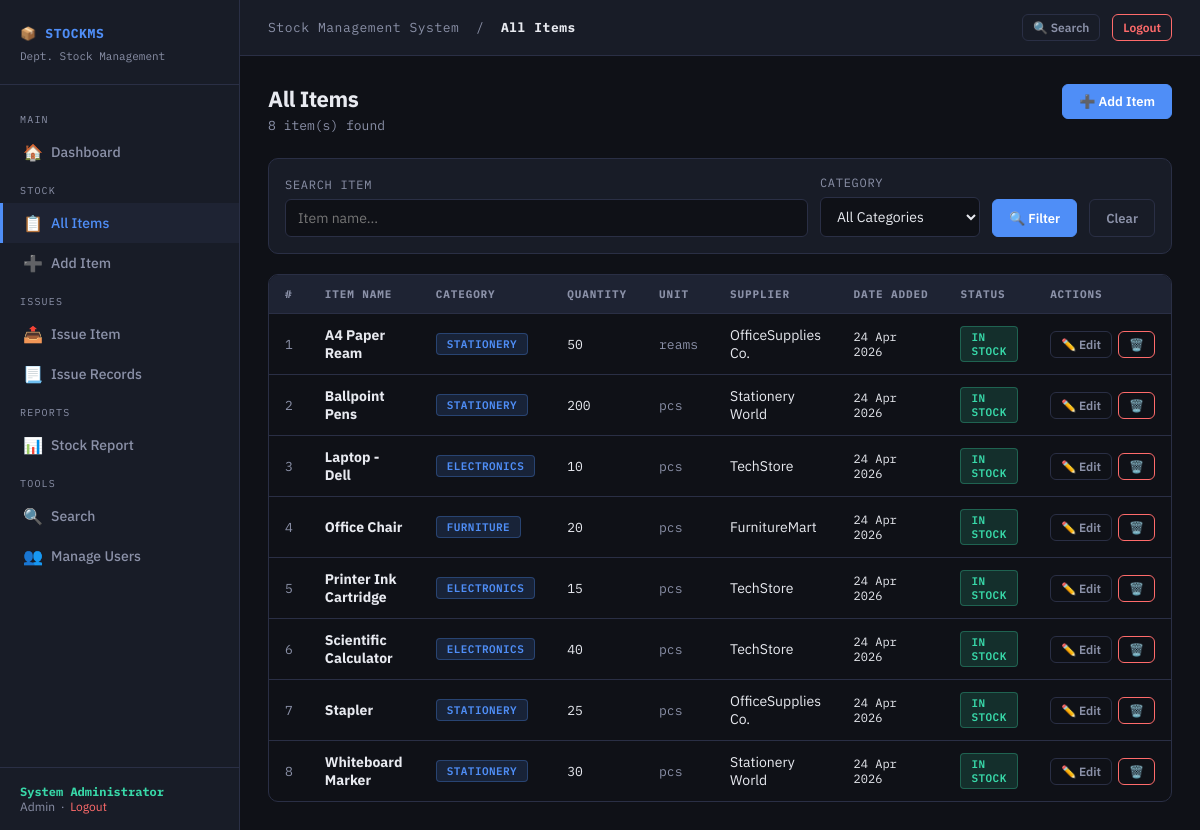
The page /items/list.php (signed in) on the database its author committed.
### tables this page shows
CREATE TABLE IF NOT EXISTS items (
    id INT AUTO_INCREMENT PRIMARY KEY,
    name VARCHAR(200) NOT NULL,
    category_id INT,
    quantity INT DEFAULT 0,
    unit VARCHAR(50) DEFAULT 'pcs',
    supplier VARCHAR(200),
    description TEXT,
    date_added DATE,
    created_at TIMESTAMP DEFAULT CURRENT_TIMESTAMP,
    FOREIGN KEY (category_id) REFERENCES categories(id) ON DELETE SET NULL
);

CREATE TABLE IF NOT EXISTS categories (
    id INT AUTO_INCREMENT PRIMARY KEY,
    name VARCHAR(100) NOT NULL,
    created_at TIMESTAMP DEFAULT CURRENT_TIMESTAMP
);

### config.php (called while the page is built, shortened)
<?php
function isAdmin() {
    return isset($_SESSION['role']) && $_SESSION['role'] === 'admin';
}
function sanitize($conn, $data) {
    return $conn->real_escape_string(htmlspecialchars(strip_tags(trim($data))));
}
?>

### items/list.php (the view, shortened to what this page needs)
<?php
require_once '../config.php';
$page_title = 'All Items';
$search = sanitize($conn, $_GET['search'] ?? '');
$where = "WHERE 1=1";
$items = $conn->query("
    SELECT i.*, c.name as cat_name
    FROM items i
    LEFT JOIN categories c ON i.category_id = c.id
    $where
    ORDER BY i.name ASC
");
include '../includes/sidebar.php';
?>
<div class="page-header">
    <div>
        <h1>All Items</h1>
        <p><?= $items->num_rows ?> item(s) found</p>
    </div>
    <?php if (isAdmin()): ?>
    <a href="add.php" class="btn btn-primary">➕ Add Item</a>
    <?php endif; ?>
</div>
<div class="card" style="padding:16px;">
    <form method="GET" style="display:flex;gap:12px;flex-wrap:wrap;align-items:flex-end;">
        <div class="form-group" style="margin:0;flex:1;min-width:180px;">
            <label>Search Item</label>
            <input type="text" name="search" class="form-control" placeholder="Item name..." value="<?= htmlspecialchars($search) ?>">
        </div>
        <div class="form-group" style="margin:0;min-width:160px;">
            <label>Category</label>
            <select name="category" class="form-control">
                <option value="">All Categories</option>
            </select>
        </div>
        <button type="submit" class="btn btn-primary" style="height:38px;">🔍 Filter</button>
        <a href="list.php" class="btn btn-outline" style="height:38px;">Clear</a>
    </form>
</div>
<div class="table-container">
    <table>
        <thead>
            <tr>
                <th>#</th>
                <th>Item Name</th>
                <th>Category</th>
                <th>Quantity</th>
                <th>Unit</th>
                <th>Supplier</th>
                <th>Date Added</th>
                <th>Status</th>
                <?php if (isAdmin()): ?><th>Actions</th><?php endif; ?>
            </tr>
        </thead>
        <tbody>
            <?php if ($items->num_rows > 0):
                $i = 1;
                while ($row = $items->fetch_assoc()): ?>
            <tr>
                <td class="mono" style="color:var(--text2);"><?= $i++ ?></td>
                <td><strong><?= htmlspecialchars($row['name']) ?></strong>
                </td>
                <td><span class="badge badge-blue"><?= htmlspecialchars($row['cat_name'] ?? 'Uncategorized') ?></span></td>
                <td class="mono <?= $row['quantity'] <= 5 ? 'low-stock' : '' ?>"><?= $row['quantity'] ?></td>
                <td class="mono" style="color:var(--text2);"><?= htmlspecialchars($row['unit']) ?></td>
                <td><?= htmlspecialchars($row['supplier'] ?? '—') ?></td>
                <td class="mono" style="font-size:12px;"><?= $row['date_added'] ? date('d M Y', strtotime($row['date_added'])) : '—' ?></td>
                <td>
                    <?php if ($row['quantity'] == 0): ?>
                        <span class="badge badge-red">Out of Stock</span>
                    <?php elseif ($row['quantity'] <= 5): ?>
                        <span class="badge badge-yellow">Low Stock</span>
                    <?php else: ?>
                        <span class="badge badge-green">In Stock</span>
                    <?php endif; ?>
                </td>
                <?php if (isAdmin()): ?>
                <td>
                    <div style="display:flex;gap:6px;">
                        <a href="edit.php?id=<?= $row['id'] ?>" class="btn btn-outline btn-sm">✏️ Edit</a>
                        <a href="list.php?delete=<?= $row['id'] ?>"
                           class="btn btn-danger btn-sm"
                           onclick="return confirm('Delete this item?')">🗑️</a>
                    </div>
                </td>
                <?php endif; ?>
            </tr>
            <?php endwhile; endif; ?>
        </tbody>
    </table>
</div>
<?php include '../includes/footer.php'; ?>

### includes/sidebar.php (shortened to what this page needs)
<?php
$current_page = basename($_SERVER['PHP_SELF']);
?>
<!DOCTYPE html>
<html lang="en">
<head>
    <link rel="stylesheet" href="<?= BASE_URL ?>assets/css/style.css">
</head>
<body>
<aside class="sidebar" id="sidebar">
    <div class="sidebar-logo">
        <h2>📦 StockMS</h2>
        <span>Dept. Stock Management</span>
    </div>
    <nav class="sidebar-nav">
        <div class="nav-section-label">Main</div>
        <a href="<?= BASE_URL ?>dashboard.php"
           class="nav-link <?= $current_page === 'dashboard.php' ? 'active' : '' ?>">
            <span class="icon">🏠</span> Dashboard
        </a>
        <div class="nav-section-label">Stock</div>
        <a href="<?= BASE_URL ?>items/list.php"
           class="nav-link <?= in_array($current_page, ['list.php','add.php','edit.php']) && strpos($_SERVER['PHP_SELF'],'items') !== false ? 'active' : '' ?>">
            <span class="icon">📋</span> All Items
        </a>
        <?php if (isAdmin()): ?>
        <a href="<?= BASE_URL ?>items/add.php"
           class="nav-link <?= $current_page === 'add.php' && strpos($_SERVER['PHP_SELF'],'items') !== false ? 'active' : '' ?>">
            <span class="icon">➕</span> Add Item
        </a>
        <?php endif; ?>
        <div class="nav-section-label">Issues</div>
        <a href="<?= BASE_URL ?>issues/issue_item.php"
           class="nav-link <?= $current_page === 'issue_item.php' ? 'active' : '' ?>">
            <span class="icon">📤</span> Issue Item
        </a>
        <a href="<?= BASE_URL ?>issues/issue_list.php"
           class="nav-link <?= $current_page === 'issue_list.php' ? 'active' : '' ?>">
            <span class="icon">📃</span> Issue Records
        </a>
        <div class="nav-section-label">Reports</div>
        <a href="<?= BASE_URL ?>reports/stock_report.php"
           class="nav-link <?= $current_page === 'stock_report.php' ? 'active' : '' ?>">
            <span class="icon">📊</span> Stock Report
        </a>
        <div class="nav-section-label">Tools</div>
        <a href="<?= BASE_URL ?>search/search.php"
           class="nav-link <?= $current_page === 'search.php' ? 'active' : '' ?>">
            <span class="icon">🔍</span> Search
        </a>
        <?php if (isAdmin()): ?>
        <a href="<?= BASE_URL ?>admin/users.php"
           class="nav-link <?= $current_page === 'users.php' ? 'active' : '' ?>">
            <span class="icon">👥</span> Manage Users
        </a>
        <?php endif; ?>
    </nav>
    <div class="sidebar-footer">
        <strong><?= htmlspecialchars($_SESSION['full_name'] ?? 'User') ?></strong>
        <span style="text-transform:capitalize;"><?= $_SESSION['role'] ?? '' ?></span>
        &nbsp;·&nbsp; <a href="<?= BASE_URL ?>logout.php" style="color:var(--danger);">Logout</a>
    </div>
</aside>
<div class="main">
    <div class="topbar">
        <div style="display:flex;align-items:center;gap:12px;">
            <span class="topbar-title">
                <?= SITE_NAME ?> &nbsp;/&nbsp; <strong><?= $page_title ?? 'Dashboard' ?></strong>
            </span>
        </div>
        <div class="topbar-actions">
            <a href="<?= BASE_URL ?>search/search.php" class="btn btn-outline btn-sm">🔍 Search</a>
            <a href="<?= BASE_URL ?>logout.php" class="btn btn-danger btn-sm">Logout</a>
        </div>
    </div>
    <div class="content">

### includes/footer.php (shortened to what this page needs)
</div>
</div>
</body>
</html>

### rows shown on the page
items: name "A4 Paper Ream", category.name "STATIONERY", quantity "50", unit "reams", supplier "OfficeSupplies Co.", date_added "24 Apr 2026", shows "IN STOCK"
items: name "Ballpoint Pens", category.name "STATIONERY", quantity "200", unit "pcs", supplier "Stationery World", date_added "24 Apr 2026", shows "IN STOCK"
items: name "Laptop - Dell", category.name "ELECTRONICS", quantity "10", unit "pcs", supplier "TechStore", date_added "24 Apr 2026", shows "IN STOCK"
items: name "Office Chair", category.name "FURNITURE", quantity "20", unit "pcs", supplier "FurnitureMart", date_added "24 Apr 2026", shows "IN STOCK"
items: name "Printer Ink Cartridge", category.name "ELECTRONICS", quantity "15", unit "pcs", supplier "TechStore", date_added "24 Apr 2026", shows "IN STOCK"
items: name "Scientific Calculator", category.name "ELECTRONICS", quantity "40", unit "pcs", supplier "TechStore", date_added "24 Apr 2026", shows "IN STOCK"
items: name "Stapler", category.name "STATIONERY", quantity "25", unit "pcs", supplier "OfficeSupplies Co.", date_added "24 Apr 2026", shows "IN STOCK"
items: name "Whiteboard Marker", category.name "STATIONERY", quantity "30", unit "pcs", supplier "Stationery World", date_added "24 Apr 2026", shows "IN STOCK"

### other values the page prints
$_SESSION['full_name'] "System Administrator"
$_SESSION['role'] "Admin"
SITE_NAME "Stock Management System"
$page_title "All Items"
$items->num_rows "8"
